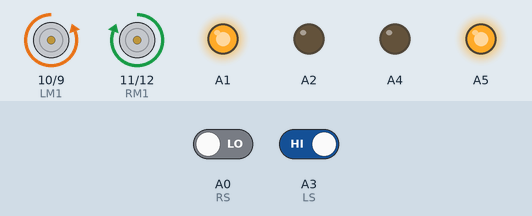
Bench run of a sketch on a simulated Arduino Uno, built with avr-gcc and run on an emulated ATmega328P. Shown: motor-driver pin pairs drawn as motors (green arrow = first pin HIGH = forward, orange = second pin HIGH = backward, longer = more drive), output pins drawn as LEDs (lit = HIGH). Inputs (shaded band) come from the test bench; at power-on: A0 (RS) LOW, A3 (LS) HIGH.

Above: at 1.2 s.
1.3 s: A0 (RS) driven HIGH
At 1.9 s:
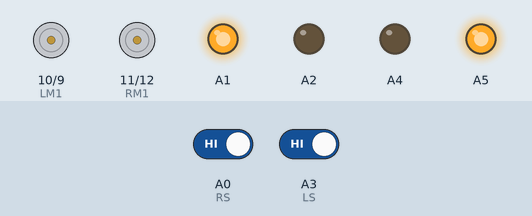
2.8 s: A3 (LS) driven LOW
At 3.2 s:
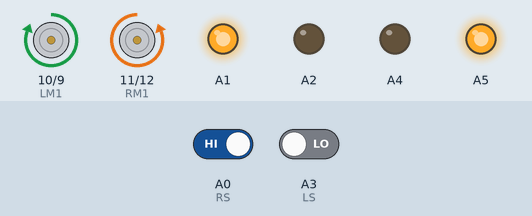
4.3 s: A0 (RS) driven LOW
At 5.3 s:
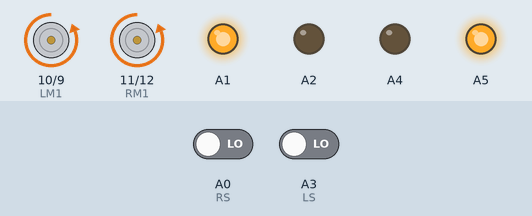
5.8 s: A3 (LS) driven HIGH
At 6.6 s:
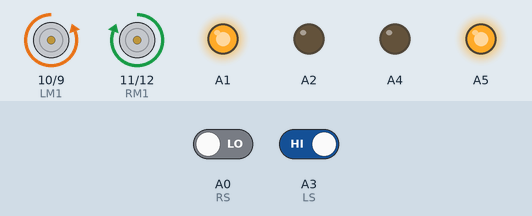
Timing chart, 0 to 8.3 s (numbered marks = the images above; inputs shaded):
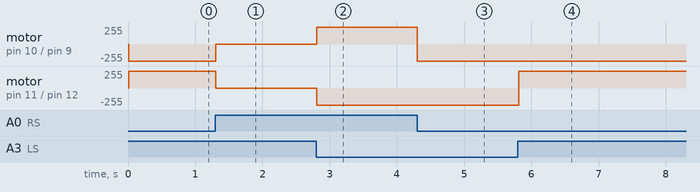

The sketch:

LINE_FOLLOWER_CODE.ino
```cpp
#define LS A3 // left sensor
#define RS A0 // right sensor
#define LM1 10 // left motor M1a
#define LM2 9 // left motor M2a
#define RM1 11 // right motor M2a
#define RM2 12 // right motor M2b
void setup()
{
pinMode(LS, INPUT);
pinMode(RS, INPUT);
pinMode(LM1, OUTPUT);
pinMode(LM2, OUTPUT);
pinMode(RM1, OUTPUT);
pinMode(RM2, OUTPUT);
pinMode(A5,OUTPUT);
pinMode(A4,OUTPUT);
pinMode(A1,OUTPUT);
pinMode(A2,OUTPUT);
digitalWrite(A5, HIGH);
digitalWrite(A4, LOW);
digitalWrite(A1, HIGH);
digitalWrite(A2, LOW);
}
int x=0,y=0;
void loop()
{
  delay(10);
  x=digitalRead(LS);
  y=digitalRead(RS);
if(!x && !y) // Move Forward on line
{
digitalWrite(LM2, HIGH);
digitalWrite(LM1, LOW);
digitalWrite(RM2, HIGH);
digitalWrite(RM1, LOW);
}
if(!x && (y)) // turn left by rotationg left motors in forward and right ones in backward direction
{
digitalWrite(LM1, HIGH);
digitalWrite(LM2, LOW);
digitalWrite(RM1, LOW);
digitalWrite(RM2, HIGH);
}
if((x) && !y) // Turn right by rotating right motors in forward and left ones in backward direction
{
digitalWrite(LM1, LOW);
digitalWrite(LM2, HIGH);
digitalWrite(RM1, HIGH);
digitalWrite(RM2, LOW);
}

if((x) && (y)) // Finish line, stop both the motors
{
digitalWrite(LM1, LOW);
digitalWrite(LM2, LOW);
digitalWrite(RM1, LOW);
digitalWrite(RM2, LOW);
}
}
```

Measured:
- after the input at 1.3 s, motor on pin 10 (LM1) / pin 9 (LM2): backward 255/255 → stopped at once; motor on pin 11 (RM1) / pin 12 (RM2): forward 255/255 → stopped at once
- after the input at 2.8 s, motor on pin 10 (LM1) / pin 9 (LM2): stopped → forward 255/255 at once; motor on pin 11 (RM1) / pin 12 (RM2): stopped → backward 255/255 at once
- after the input at 4.3 s, motor on pin 10 (LM1) / pin 9 (LM2): forward 255/255 → backward 255/255 at once
- after the input at 5.8 s, motor on pin 11 (RM1) / pin 12 (RM2): backward 255/255 → forward 255/255 at once
